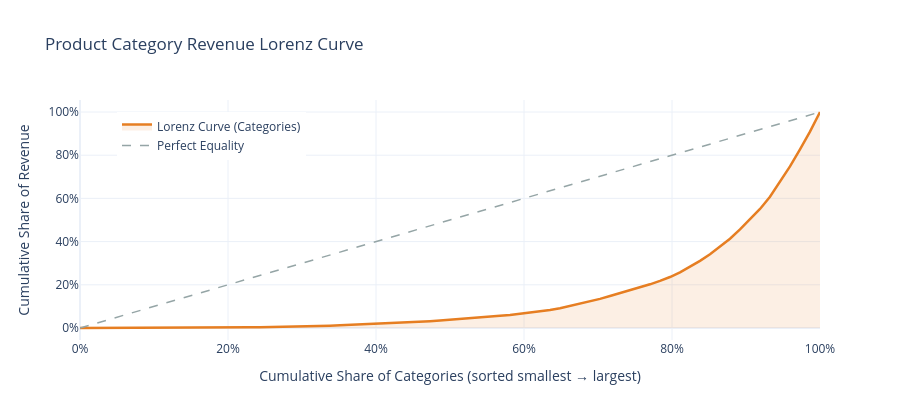

Source (notebook cell):
### Markdown cell above
### Revenue Concentration: How Diversified Is the Product Mix?

**Why this matters:** The top-15 chart above shows *which* categories lead, but doesn't quantify *how far* the revenue gap extends. If the top 3 categories disappeared tomorrow (supplier issues, regulatory change, trend shift), what fraction of revenue would Olist lose?

**Question it answers:** *"Is Olist's revenue resilient across many product categories, or dangerously dependent on a few verticals?"*

The **Lorenz curve** here plots cumulative category share (sorted from smallest to largest revenue) against cumulative share of total revenue. A steep curve means a few categories carry most of the weight.

For product mix analysis, the **Gini coefficient** tells us whether revenue is spread broadly across categories or concentrated in a few. Combined with **CR4** (the share held by the top 4 categories), this gives an executive-level risk metric.

### Code cell
# --- Category Revenue Concentration: Lorenz Curve & Gini ---
cat_revenue = (
    df.groupby("product_category_name_english")["total_sale_amount"]
    .sum()
    .sort_values(ascending=False)
    .reset_index()
    .rename(columns={"total_sale_amount": "revenue"})
)

cat_values = cat_revenue["revenue"].values

# Lorenz curve
lx, ly = lorenz_curve(cat_values)

fig = go.Figure()
fig.add_trace(go.Scatter(
    x=lx, y=ly, mode="lines", name="Lorenz Curve (Categories)",
    line=dict(color="#e67e22", width=2.5),
    fill="tozeroy", fillcolor="rgba(230, 126, 34, 0.12)",
))
fig.add_trace(go.Scatter(
    x=[0, 1], y=[0, 1], mode="lines", name="Perfect Equality",
    line=dict(color="#95a5a6", width=1.5, dash="dash"),
))
fig.update_layout(
    title="Product Category Revenue Lorenz Curve",
    xaxis_title="Cumulative Share of Categories (sorted smallest → largest)",
    yaxis_title="Cumulative Share of Revenue",
    template="plotly_white", height=420,
    legend=dict(x=0.05, y=0.95),
    xaxis=dict(tickformat=".0%"), yaxis=dict(tickformat=".0%"),
)
fig.show()

# Concentration metrics
cat_conc = concentration_summary(cat_values, name="category_revenue")

print("=" * 60)
print("PRODUCT CATEGORY REVENUE CONCENTRATION")
print("=" * 60)
print(f"  Gini Coefficient:   {cat_conc['gini']:.4f}")
print(f"  CR4 (top 4 share):  {cat_conc['cr4']:.1%}")
print(f"  CR10 (top 10 share):{cat_conc['cr10']:.1%}")
print(f"  HHI:                {cat_conc['hhi']:.0f}", end="")
if cat_conc['hhi'] < 1500:
    print("  → Competitive (no category dominance)")
else:
    print("  → Concentrated")
print(f"  Top 20% share:      {cat_conc['top_20pct_share']:.1%}")
print(f"  Categories:         {cat_conc['n_entities']}")
print()

# Interpretation — clearly distinguish Gini (revenue inequality) from HHI (dominance)
print(f"→ Gini of {cat_conc['gini']:.2f} shows revenue is unevenly distributed across")
print("  categories — a small number of categories earn disproportionately more.")
print(f"  However, HHI = {cat_conc['hhi']:.0f} (well below the 1,500 threshold) confirms")
print("  that no single category dominates the marketplace. CR4 = {:.1%} means".format(cat_conc['cr4']))
print(f"  the top 4 categories together hold less than a third of revenue.")
print()
print("  In short: revenue is concentrated in popular categories (Gini effect)")
print("  but the portfolio is diversified enough that Olist isn't over-dependent")
print("  on any one product vertical (HHI conclusion). This is a healthy pattern")
print("  for a general marketplace.")

### Figure 1 — Plotly figure (JSON) as saved in the notebook; plotly's stock layout.template omitted (floating-point values rounded to 4 significant figures)
{"data": [{"fill": "tozeroy", "fillcolor": "rgba(230, 126, 34, 0.12)", "line": {"color": "#e67e22", "width": 2.5}, "mode": "lines", "name": "Lorenz Curve (Categories)", "type": "scatter", "x": [0.0, 0.01351, 0.02703, 0.04054, 0.05405, 0.06757, 0.08108, 0.09459, 0.1081, 0.1216, 0.1351, 0.1486, 0.1622, 0.1757, 0.1892, 0.2027, 0.2162, 0.2297, 0.2432, 0.2568, 0.2703, 0.2838, 0.2973, 0.3108, 0.3243, 0.3378, 0.3514, 0.3649, 0.3784, 0.3919, 0.4054, 0.4189, 0.4324, 0.4459, 0.4595, 0.473, 0.4865, 0.5, 0.5135, 0.527, 0.5405, 0.5541, 0.5676, 0.5811, 0.5946, 0.6081, 0.6216, 0.6351, 0.6486, 0.6622, 0.6757, 0.6892, 0.7027, 0.7162, 0.7297, 0.7432, 0.7568, 0.7703, 0.7838, 0.7973, 0.8108, 0.8243, 0.8378, 0.8514, 0.8649, 0.8784, 0.8919, 0.9054, 0.9189, 0.9324, 0.9459, 0.9595, 0.973, 0.9865, 1.0], "y": [0.0, 2.056e-05, 6.27e-05, 0.0001232, 0.0001974, 0.0002986, 0.000405, 0.0005311, 0.0006695, 0.0008208, 0.0009917, 0.001204, 0.001475, 0.001812, 0.002154, 0.002534, 0.00296, 0.003422, 0.003941, 0.004496, 0.005221, 0.005983, 0.006801, 0.007938, 0.009185, 0.01065, 0.01221, 0.01398, 0.01577, 0.01756, 0.01936, 0.02132, 0.02337, 0.02568, 0.0285, 0.03149, 0.03457, 0.03775, 0.04129, 0.04485, 0.04854, 0.05233, 0.05635, 0.0606, 0.06556, 0.07106, 0.07708, 0.08322, 0.09107, 0.1015, 0.1124, 0.1233, 0.135, 0.148, 0.1611, 0.1742, 0.1875, 0.2023, 0.2183, 0.2359, 0.2575, 0.2825, 0.3108, 0.3411, 0.3763, 0.4133, 0.4565, 0.502, 0.5512, 0.6079, 0.6749, 0.748, 0.8266, 0.9091, 1.0]}, {"line": {"color": "#95a5a6", "dash": "dash", "width": 1.5}, "mode": "lines", "name": "Perfect Equality", "type": "scatter", "x": [0, 1], "y": [0, 1]}], "layout": {"height": 420, "legend": {"x": 0.05, "y": 0.95}, "title": {"text": "Product Category Revenue Lorenz Curve"}, "xaxis": {"tickformat": ".0%", "title": {"text": "Cumulative Share of Categories (sorted smallest → largest)"}}, "yaxis": {"tickformat": ".0%", "title": {"text": "Cumulative Share of Revenue"}}}}
